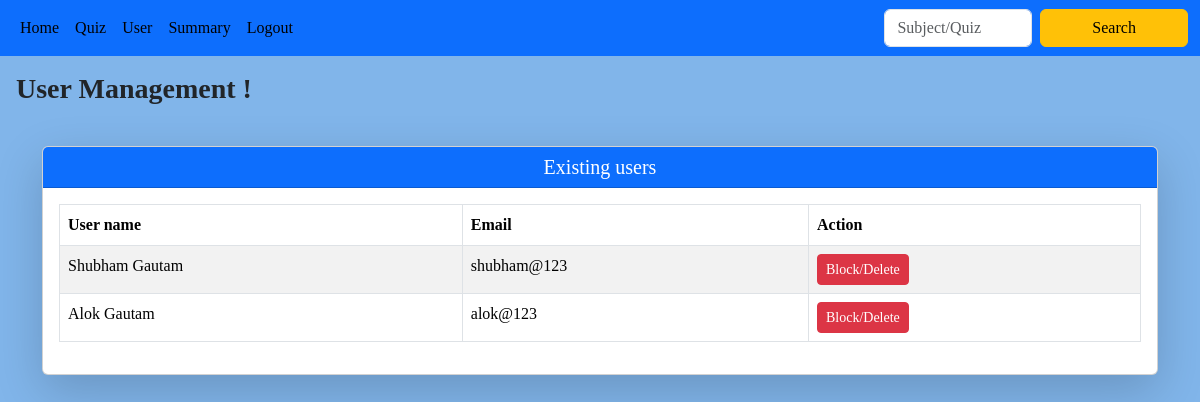
The page /admin_user/1 on the database its author committed.
### backend/models.py (models this page shows)
class User_Info(db.Model):
    __tablename__ = "user_info"
    id = db.Column(db.Integer, primary_key=True)
    email = db.Column(db.String(), unique=True, nullable=False)
    password = db.Column(db.String(), nullable=False)
    role = db.Column(db.Integer, default=1)
    full_name = db.Column(db.String(), nullable=False)
    qualification = db.Column(db.String(), nullable=False)
    dob = db.Column(db.Date, nullable=False)
    scores = db.relationship("Score", cascade="all,delete-orphan", backref="user_info", lazy=True)

### backend/controller.py (the view)
@app.route("/admin_user/<id>")
def usr(id):
    users=User_Info.query.all()
    return render_template("admin_usr.html" ,id=id ,users=users)

### templates/admin_usr.html
{% extends "admin_layout.html" %}
{% block content %}
<h3 class="p-3" style="font-family: 'Times New Roman', Times, serif; font-weight: bold;">
    User Management !
</h3>
<div class="container mt-4">
    {% if users %}
        <div class="card shadow-lg">
            <div class="card-header text-center bg-primary text-white">
                <h5 class="card-title mb-0">Existing users</h5>
            </div>
            <div class="card-body">
                <div class="table-responsive">
                    <table class="table table-bordered table-striped">
                        <thead class="thead-dark">
                            <tr>
                                <th>User name</th>
                                <th>Email</th>
                                <th>Action</th>
                            </tr>
                        </thead>
                        <tbody>
                        {%for user in users %}
                            {%if user.role==1%}
                            <tr>
                                <td>{{ user.full_name }}</td>
                                <td>{{ user.email}}</td>
                                <td>
                                    <a href="/delete_user?user_id={{user.id}}&id={{id}}" class="btn btn-sm btn-danger">Block/Delete</a>
                                </td>
                            </tr>
                            {%endif%}
                        {%endfor%}
                        </tbody>
                    </table>
            </div>
        </div>
    {% else %}
        <div class="alert alert-info text-center mt-4">
            <h5>No users are exist</h5>
        </div>
    {% endif %}
   </div>
{% endblock %}

### static/main.css (style rules this page uses)
body { margin: 0; padding: 0; font-family:Georgia, 'Times New Roman', Times, serif; background-color: #81b5ea; }
.table th, .table td { white-space: nowrap; }

### rows shown on the page
User_Info: full_name "Shubham Gautam", email "shubham@123"
User_Info: full_name "Alok Gautam", email "alok@123"
